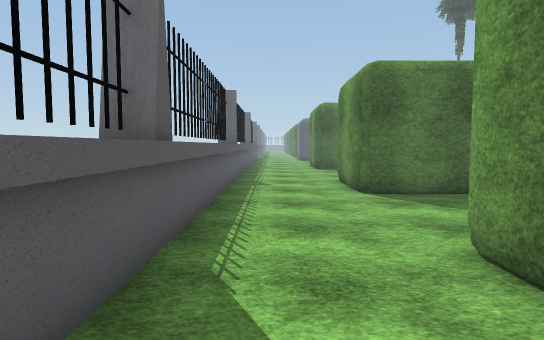
view 1 (above)

17 first-person views from a walk through a scene from a Unity 3-D project. The camera is 1.4 m above the floor, tilts 4° down and sees 75° across. Doors are open. The floor is counted in squares, 1 m on a side. Each view is taken from the middle of a square. On the plan, view 1 faces up. The plan holds only what a view shows up to about 15 squares ahead; the rest is blank. The place goes on beyond the plan. Some surface patterns are stand-ins.

view 2
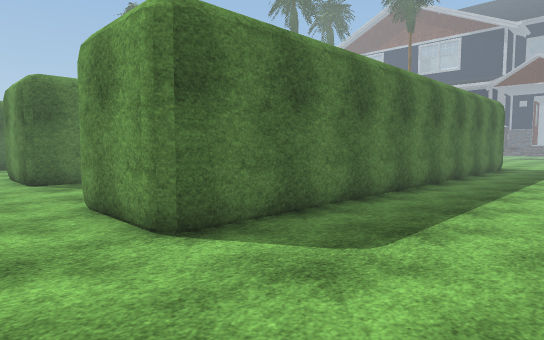

view 3
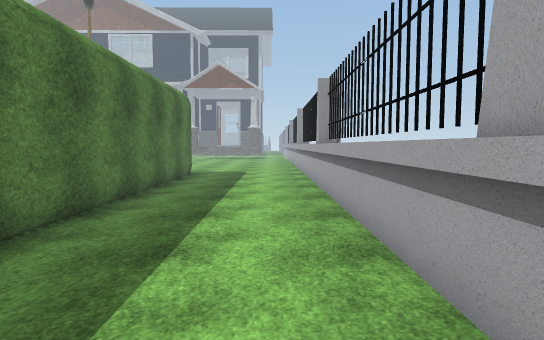

view 4
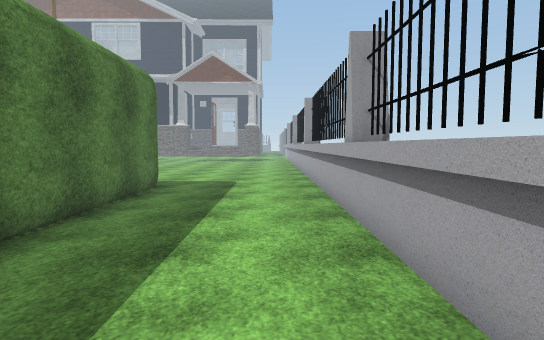

view 5
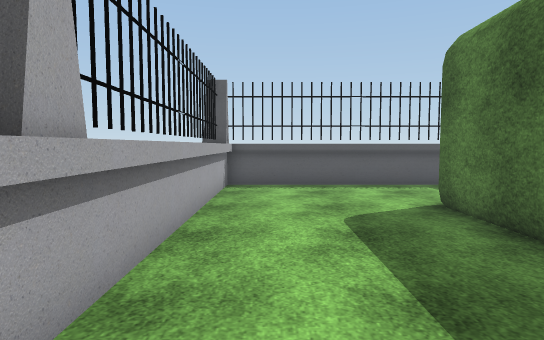

view 6
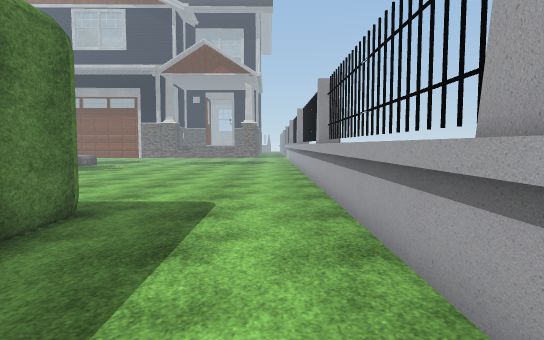

view 7
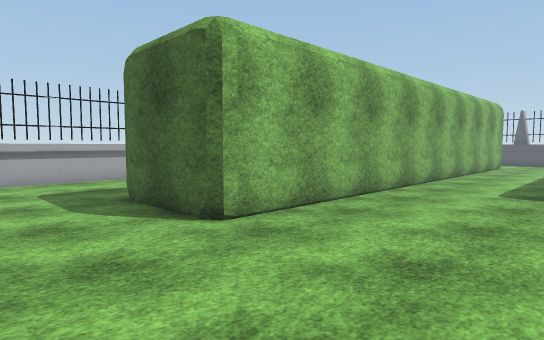

view 8
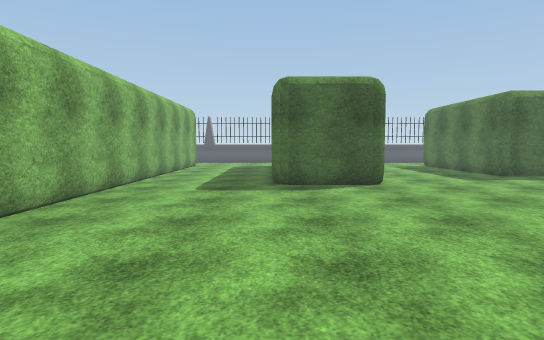

view 9
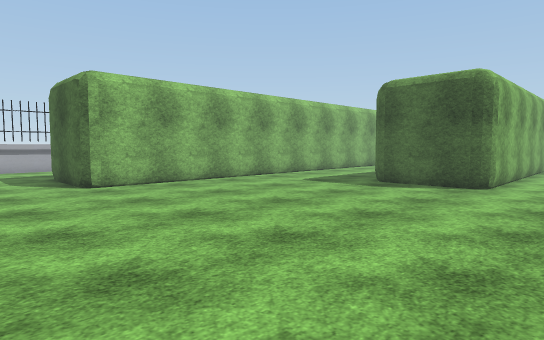

view 10
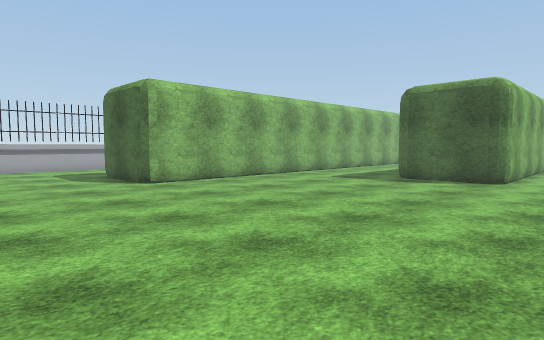

view 11
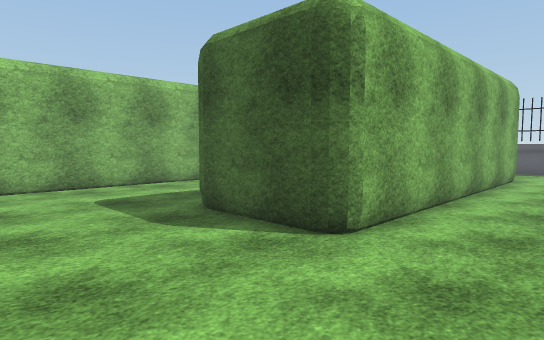

view 12
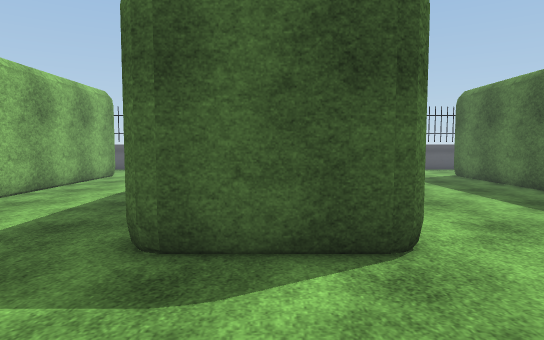

view 13
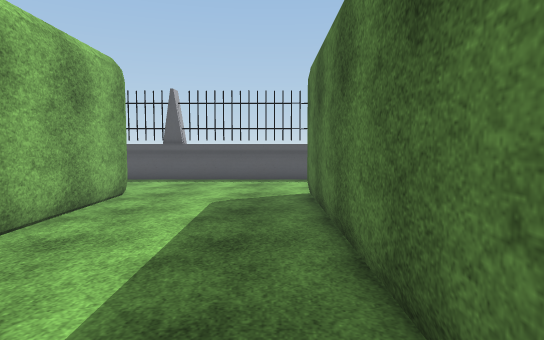

view 14
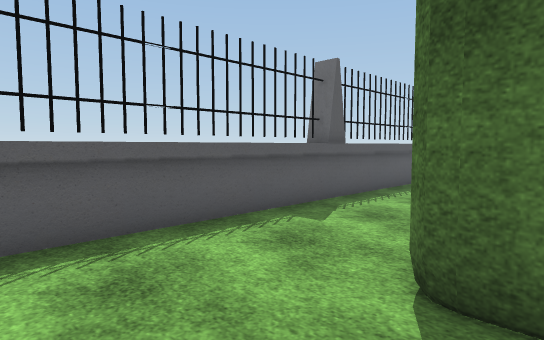

view 15
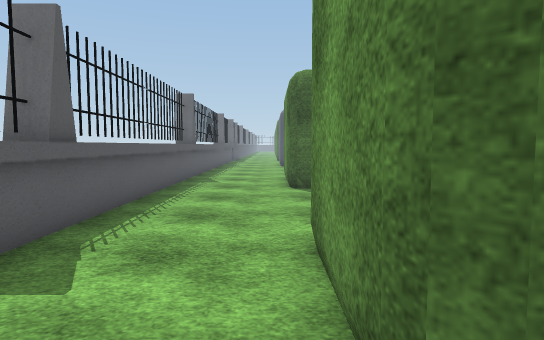

view 16
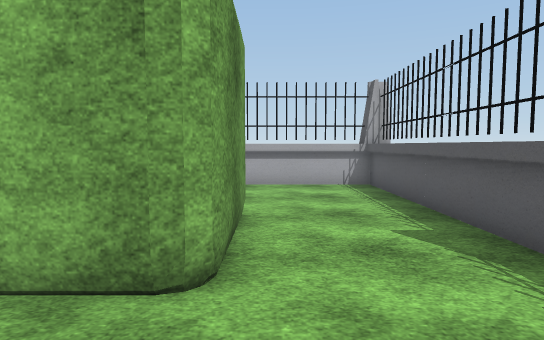

view 17
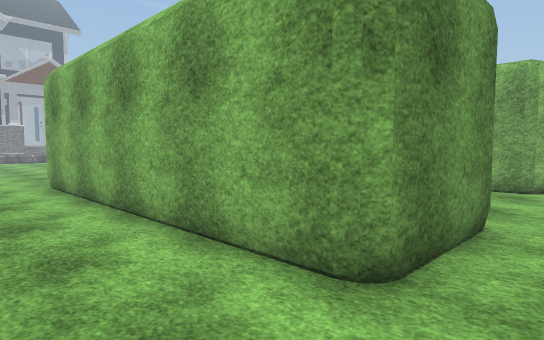

### Floor plan
Key: @ floor where view 1 was taken; # wall or solid block; . floor; ^ raised ledge.
Columns run from 2 left of view 1 to 31 right of it. Each row starts with its distance up from view 1.
 17 ^^...... .............   ..... .
 16 ^^............................
 15 ##.............................
 14 ^^...############...............
 13 #^...#          ##..............
 12 ^^...#           #.............
 11 ^^...#          ##.............
 10 ^^...############..............
  9 ^^.............................
  8 ^^.............................
  7 #^.............................
  6 ^^.............................
  5 ##...#####################....
  4 ^^...#                   #.... ...
  3 ^^...#                   #........
  2 ^^...#                   #........
  1 ^^...#####################........
  0 ^^@...............................
 -1 ^^................................
 -2 ^^................................
 -3 #^................................
 -4 ^^................................
 -5 ##^^^^^#^^#^^^^^^#^^#^#^^^^^#^##^^

Where each view was taken, in squares from view 1:
view 1: 0 up, 0 right, facing up
view 2: 4 down, 0 right, facing up-right
view 3: 3 down, 6 right, facing right
view 4: 3 down, 11 right, facing right
view 5: 3 down, 11 right, facing left
view 6: 3 down, 16 right, facing right
view 7: 10 up, 27 right, facing down-left
view 8: 10 up, 27 right, facing left
view 9: 17 up, 27 right, facing down-left
view 10: 17 up, 29 right, facing down-left
view 11: 17 up, 19 right, facing down-left
view 12: 12 up, 19 right, facing left
view 13: 9 up, 13 right, facing left
view 14: 7 up, 4 right, facing up-left
view 15: 9 up, 2 right, facing up
view 16: 8 up, 2 right, facing down
view 17: 17 up, 1 right, facing down-right
